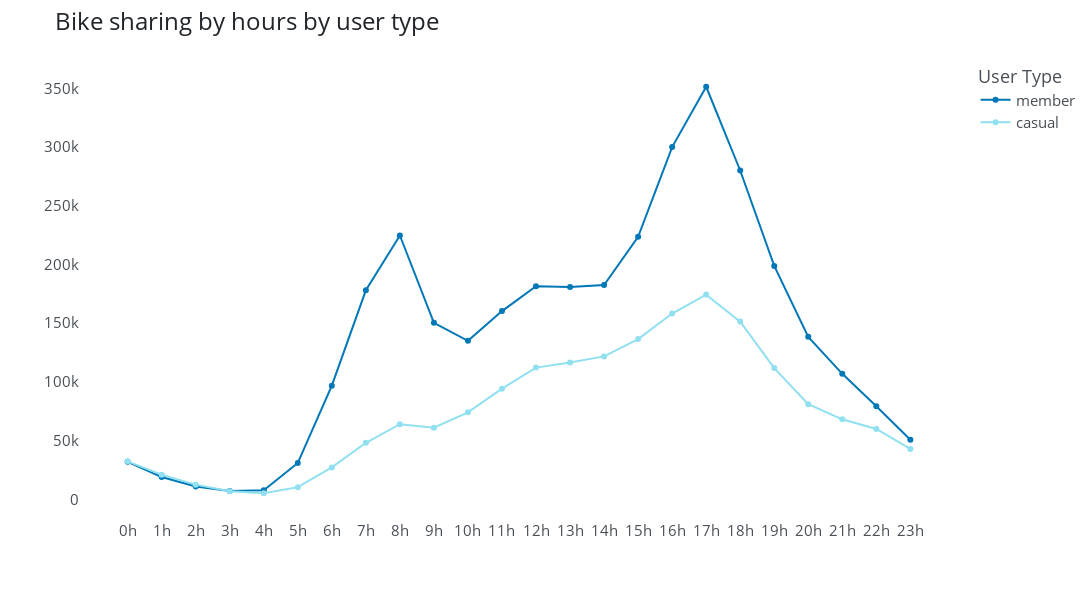

The notebook cell this image was saved under:
### Code cell
fig = px.line(hours, x=hours.index, y=hours.columns, markers=True, color_discrete_sequence=[AZUL2, AZUL4], labels={'user_type': 'User Type'})

fig.update_layout(width=1300, height=600, font_size=15, font_color=CINZA2, title_font_color=CINZA1, title_font_size=24, 
                  title_text='Bike sharing by hours by user type',
                  xaxis_title='', yaxis_title='', plot_bgcolor='white')

labels = ['0h', '1h', '2h', '3h', '4h', '5h', '6h', '7h', '8h', '9h', '10h', '11h', '12h', '13h', '14h', '15h', '16h', '17h', '18h', '19h', '20h', '21h', '22h', '23h']
fig.update_xaxes(ticktext=labels, tickvals=hours.index)

fig.update_traces(mode='markers+lines', hovertemplate = '<b>Hours:</b> %{x} <br> <b>Number of rides:</b> %{y}')

fig.show()

### Figure 1 — Plotly figure (JSON) as saved in the notebook; plotly's stock layout.template omitted (floating-point values rounded to 4 significant figures)
{"data": [{"hovertemplate": "<b>Hours:</b> %{x} <br> <b>Number of rides:</b> %{y}", "legendgroup": "member", "line": {"color": "#0077b6", "dash": "solid"}, "marker": {"symbol": "circle"}, "mode": "markers+lines", "name": "member", "orientation": "v", "showlegend": true, "type": "scatter", "x": [0, 1, 2, 3, 4, 5, 6, 7, 8, 9, 10, 11, 12, 13, 14, 15, 16, 17, 18, 19, 20, 21, 22, 23], "xaxis": "x", "y": [31918, 18984, 10938, 7046, 7681, 30971, 96726, 177962, 224646, 150288, 134956, 160271, 181418, 180699, 182476, 223549, 299939, 351302, 279996, 198739, 138352, 106853, 79244, 50689], "yaxis": "y"}, {"hovertemplate": "<b>Hours:</b> %{x} <br> <b>Number of rides:</b> %{y}", "legendgroup": "casual", "line": {"color": "#90e0ef", "dash": "solid"}, "marker": {"symbol": "circle"}, "mode": "markers+lines", "name": "casual", "orientation": "v", "showlegend": true, "type": "scatter", "x": [0, 1, 2, 3, 4, 5, 6, 7, 8, 9, 10, 11, 12, 13, 14, 15, 16, 17, 18, 19, 20, 21, 22, 23], "xaxis": "x", "y": [32294, 20864, 12480, 6870, 5148, 10345, 27135, 48116, 63921, 60896, 74048, 94191, 112142, 116553, 121680, 136464, 158175, 174306, 151312, 111719, 80995, 68103, 59909, 42905], "yaxis": "y"}], "layout": {"font": {"color": "#495057", "size": 15}, "height": 600, "legend": {"title": {"text": "User Type"}, "tracegroupgap": 0}, "margin": {"t": 60}, "plot_bgcolor": "white", "title": {"font": {"color": "#212529", "size": 24}, "text": "Bike sharing by hours by user type"}, "width": 1300, "xaxis": {"anchor": "y", "domain": [0, 1], "ticktext": ["0h", "1h", "2h", "3h", "4h", "5h", "6h", "7h", "8h", "9h", "10h", "11h", "12h", "13h", "14h", "15h", "16h", "17h", "18h", "19h", "20h", "21h", "22h", "23h"], "tickvals": [0, 1, 2, 3, 4, 5, 6, 7, 8, 9, 10, 11, 12, 13, 14, 15, 16, 17, 18, 19, 20, 21, 22, 23], "title": {"text": ""}}, "yaxis": {"anchor": "x", "domain": [0, 1], "title": {"text": ""}}}}
